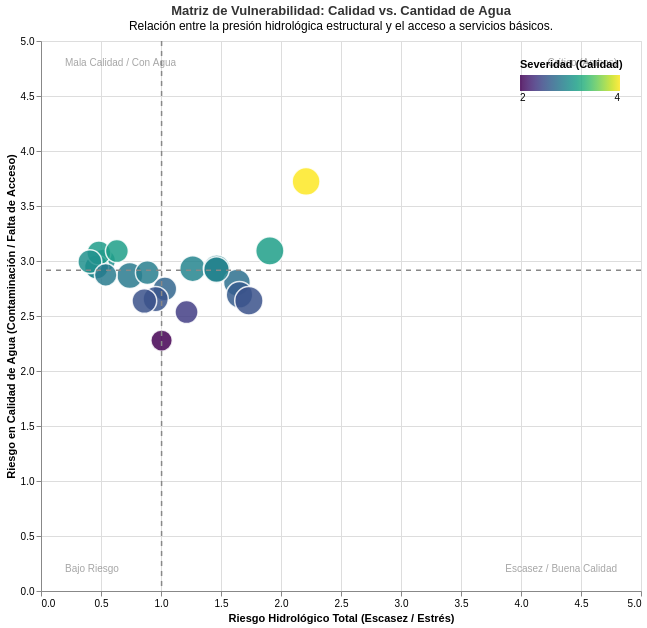

Notebook code for this chart:
### Markdown cell above
## **Visualización**

### Code cell
# =========================================================================
# --- CELDA ACTUALIZADA: Matriz de Vulnerabilidad (Calidad vs Cantidad) ---
# =========================================================================

# 1. Calculamos las medianas para crear los 4 cuadrantes analíticos
med_hidro = df_prov['Riesgo_Hidrologico_total'].median()
med_calidad = df_prov['Riesgo_Calidad_Agua_total'].median()

# 2. Construcción de la Matriz de Dispersión (Scatter Plot)
scatter = alt.Chart(df_prov).mark_circle(
    opacity=0.85, 
    stroke='white', 
    strokeWidth=1.5
).encode(
    # Eje X: Riesgo Hidrológico (Fijamos escala 0-5)
    x=alt.X('Riesgo_Hidrologico_total:Q', 
            title='Riesgo Hidrológico Total (Escasez / Estrés)', 
            scale=alt.Scale(domain=[0, 5])),
            
    # Eje Y: Calidad del Agua (Fijamos escala 0-5)
    y=alt.Y('Riesgo_Calidad_Agua_total:Q', 
            title='Riesgo en Calidad de Agua (Contaminación / Falta de Acceso)', 
            scale=alt.Scale(domain=[0, 5])),
            
    # Tamaño de la burbuja: Refleja el Riesgo Total de la provincia para dar peso visual
    size=alt.Size('Riesgo_Total:Q', 
                  scale=alt.Scale(range=[100, 800]), 
                  legend=None),
                  
    # Color: Mapeamos la severidad de la calidad del agua (Gradiente)
    color=alt.Color('Riesgo_Calidad_Agua_total:Q', 
                    scale=alt.Scale(scheme='viridis'), 
                    legend=alt.Legend(title="Severidad (Calidad)", orient='top-right')),
                    
    # Tooltip: Aquí resolvemos el desglose de los servicios básicos
    tooltip=[
        alt.Tooltip('name_1:N', title='Provincia'),
        alt.Tooltip('Riesgo_Calidad_Agua_total:Q', title='Riesgo Calidad (Total)', format='.2f'),
        alt.Tooltip('Riesgo_Hidrologico_total:Q', title='Riesgo Hidrológico', format='.2f'),
        alt.Tooltip('usa_score:Q', title='Riesgo: Falta de Saneamiento', format='.2f'),
        alt.Tooltip('udw_score:Q', title='Riesgo: Falta Agua Potable', format='.2f'),
        alt.Tooltip('ucw_score:Q', title='Riesgo: Aguas Residuales', format='.2f')
    ]
)

# 3. Líneas divisorias (Cuadrantes) basadas en la mediana nacional
vline = alt.Chart(pd.DataFrame({'x': [med_hidro]})).mark_rule(strokeDash=[5, 5], color='#888888', strokeWidth=1.5).encode(x='x:Q')
hline = alt.Chart(pd.DataFrame({'y': [med_calidad]})).mark_rule(strokeDash=[5, 5], color='#888888', strokeWidth=1.5).encode(y='y:Q')

# 4. Anotaciones de los cuadrantes (Opcional pero altamente recomendado para público general)
cuadrantes_df = pd.DataFrame({
    'x': [4.8, 0.2, 0.2, 4.8],
    'y': [4.8, 4.8, 0.2, 0.2],
    'texto': ['Crítico (Ambos)', 'Mala Calidad / Con Agua', 'Bajo Riesgo', 'Escasez / Buena Calidad'],
    'lado': ['right', 'left', 'left', 'right']
})

textos_left = alt.Chart(cuadrantes_df[cuadrantes_df['lado'] == 'left']).mark_text(
    fontSize=10, color='gray', opacity=0.7, align='left'
).encode(
    x='x:Q',
    y='y:Q',
    text='texto:N'
)

textos_right = alt.Chart(cuadrantes_df[cuadrantes_df['lado'] == 'right']).mark_text(
    fontSize=10, color='gray', opacity=0.7, align='right'
).encode(
    x='x:Q',
    y='y:Q',
    text='texto:N'
)

textos_cuadrantes = textos_left + textos_right

# 5. Ensamblaje Final
matriz_calidad = (scatter + vline + hline + textos_cuadrantes).properties(
    title=alt.TitleParams(
        text='Matriz de Vulnerabilidad: Calidad vs. Cantidad de Agua',
        subtitle='Relación entre la presión hidrológica estructural y el acceso a servicios básicos.',
        color='#333333'
    ),
    width=600,
    height=550
).interactive()

# Mostrar gráfico
matriz_calidad

### Figure 1 — Vega-Lite specification as saved in the notebook (floating-point values rounded to 4 significant figures)
{"usermeta": {"embedOptions": {"theme": "fivethirtyeight"}}, "config": {"view": {"continuousWidth": 300, "continuousHeight": 300}}, "layer": [{"data": {"name": "data-ab8c8ac2d05ee6140c2d4dd339337e3c"}, "mark": {"type": "circle", "opacity": 0.85, "stroke": "white", "strokeWidth": 1.5}, "encoding": {"color": {"field": "Riesgo_Calidad_Agua_total", "legend": {"orient": "top-right", "title": "Severidad (Calidad)"}, "scale": {"scheme": "viridis"}, "type": "quantitative"}, "size": {"field": "Riesgo_Total", "legend": null, "scale": {"range": [100, 800]}, "type": "quantitative"}, "tooltip": [{"field": "name_1", "title": "Provincia", "type": "nominal"}, {"field": "Riesgo_Calidad_Agua_total", "format": ".2f", "title": "Riesgo Calidad (Total)", "type": "quantitative"}, {"field": "Riesgo_Hidrologico_total", "format": ".2f", "title": "Riesgo Hidrológico", "type": "quantitative"}, {"field": "usa_score", "format": ".2f", "title": "Riesgo: Falta de Saneamiento", "type": "quantitative"}, {"field": "udw_score", "format": ".2f", "title": "Riesgo: Falta Agua Potable", "type": "quantitative"}, {"field": "ucw_score", "format": ".2f", "title": "Riesgo: Aguas Residuales", "type": "quantitative"}], "x": {"field": "Riesgo_Hidrologico_total", "scale": {"domain": [0, 5]}, "title": "Riesgo Hidrológico Total (Escasez / Estrés)", "type": "quantitative"}, "y": {"field": "Riesgo_Calidad_Agua_total", "scale": {"domain": [0, 5]}, "title": "Riesgo en Calidad de Agua (Contaminación / Falta de Acceso)", "type": "quantitative"}}, "name": "view_3861c37fadf345cd_0"}, {"data": {"name": "data-4227e738c95378674c5c982c2d0fc791"}, "mark": {"type": "rule", "color": "#888888", "strokeDash": [5, 5], "strokeWidth": 1.5}, "encoding": {"x": {"field": "x", "type": "quantitative"}}}, {"data": {"name": "data-9545f321e7a709e1cc6477cb32b4dab8"}, "mark": {"type": "rule", "color": "#888888", "strokeDash": [5, 5], "strokeWidth": 1.5}, "encoding": {"y": {"field": "y", "type": "quantitative"}}}, {"layer": [{"data": {"name": "data-925f71804991dca6bfc596cc12a51af9"}, "mark": {"type": "text", "align": "left", "color": "gray", "fontSize": 10, "opacity": 0.7}, "encoding": {"text": {"field": "texto", "type": "nominal"}, "x": {"field": "x", "type": "quantitative"}, "y": {"field": "y", "type": "quantitative"}}}, {"data": {"name": "data-42c9ab754014c07be08790a308ad7e90"}, "mark": {"type": "text", "align": "right", "color": "gray", "fontSize": 10, "opacity": 0.7}, "encoding": {"text": {"field": "texto", "type": "nominal"}, "x": {"field": "x", "type": "quantitative"}, "y": {"field": "y", "type": "quantitative"}}}]}], "height": 550, "params": [{"name": "param_1e9efca18e7a2868", "select": {"type": "interval", "encodings": ["x", "y"]}, "bind": "scales", "views": ["view_3861c37fadf345cd_0"]}], "title": {"text": "Matriz de Vulnerabilidad: Calidad vs. Cantidad de Agua", "color": "#333333", "subtitle": "Relación entre la presión hidrológica estructural y el acceso a servicios básicos."}, "width": 600, "$schema": "https://vega.github.io/schema/vega-lite/v6.1.0.json", "datasets": {"data-ab8c8ac2d05ee6140c2d4dd339337e3c": [{"name_1": "Azuay", "bws_score": 0.5215, "bwd_score": 0.5948, "iav_score": 1.74, "sev_score": 1.225, "drr_score": 2.24, "rfr_score": 2.696, "cfr_score": 1.254, "ucw_score": 3.72, "cep_score": 0.9598, "udw_score": 3.83, "usa_score": 3.211, "w_awr_agr_tot_score": 2.257, "w_awr_che_tot_score": 3.167, "w_awr_con_tot_score": 2.615, "w_awr_elp_tot_score": 1.833, "w_awr_fnb_tot_score": 2.426, "w_awr_min_tot_score": 3.449, "w_awr_ong_tot_score": 3.742, "w_awr_smc_tot_score": 3.211, "w_awr_tex_tot_score": 3.636, "Riesgo_Hidrologico_total": 1.264, "Riesgo_Eventos_total": 1.975, "Riesgo_Calidad_Agua_total": 2.93, "Riesgo_por_Industria_total": 2.926, "Riesgo_Total": 2.274}, {"name_1": "Bolivar", "bws_score": 0.0, "bwd_score": 0.5231, "iav_score": 2.164, "sev_score": 1.826, "drr_score": 2.817, "rfr_score": 3.321, "cfr_score": 0.0, "ucw_score": 3.72, "cep_score": 0.9831, "udw_score": 3.825, "usa_score": 3.133, "w_awr_agr_tot_score": 2.234, "w_awr_che_tot_score": 3.139, "w_awr_con_tot_score": 2.487, "w_awr_elp_tot_score": 1.519, "w_awr_fnb_tot_score": 2.314, "w_awr_min_tot_score": 3.539, "w_awr_ong_tot_score": 3.59, "w_awr_smc_tot_score": 3.219, "w_awr_tex_tot_score": 3.571, "Riesgo_Hidrologico_total": 1.466, "Riesgo_Eventos_total": 1.66, "Riesgo_Calidad_Agua_total": 2.915, "Riesgo_por_Industria_total": 2.846, "Riesgo_Total": 2.222}, {"name_1": "Carchi", "bws_score": 0.0, "bwd_score": 0.03643, "iav_score": 0.822, "sev_score": 0.7378, "drr_score": 2.105, "rfr_score": 2.208, "cfr_score": 3.276, "ucw_score": 3.72, "cep_score": 0.6544, "udw_score": 3.631, "usa_score": 3.469, "w_awr_agr_tot_score": 1.745, "w_awr_che_tot_score": 3.41, "w_awr_con_tot_score": 2.367, "w_awr_elp_tot_score": 1.709, "w_awr_fnb_tot_score": 1.875, "w_awr_min_tot_score": 3.693, "w_awr_ong_tot_score": 4.046, "w_awr_smc_tot_score": 2.985, "w_awr_tex_tot_score": 3.711, "Riesgo_Hidrologico_total": 0.7403, "Riesgo_Eventos_total": 2.742, "Riesgo_Calidad_Agua_total": 2.869, "Riesgo_por_Industria_total": 2.838, "Riesgo_Total": 2.297}, {"name_1": "Cañar", "bws_score": 0.6499, "bwd_score": 0.7423, "iav_score": 2.089, "sev_score": 1.459, "drr_score": 2.38, "rfr_score": 3.012, "cfr_score": 1.563, "ucw_score": 3.72, "cep_score": 0.9567, "udw_score": 3.829, "usa_score": 3.223, "w_awr_agr_tot_score": 2.483, "w_awr_che_tot_score": 3.463, "w_awr_con_tot_score": 2.87, "w_awr_elp_tot_score": 2.134, "w_awr_fnb_tot_score": 2.629, "w_awr_min_tot_score": 3.668, "w_awr_ong_tot_score": 3.873, "w_awr_smc_tot_score": 3.396, "w_awr_tex_tot_score": 3.778, "Riesgo_Hidrologico_total": 1.464, "Riesgo_Eventos_total": 2.287, "Riesgo_Calidad_Agua_total": 2.932, "Riesgo_por_Industria_total": 3.144, "Riesgo_Total": 2.457}, {"name_1": "Chimborazo", "bws_score": 0.0002108, "bwd_score": 0.2372, "iav_score": 1.293, "sev_score": 1.051, "drr_score": 1.848, "rfr_score": 2.438, "cfr_score": 0.0005068, "ucw_score": 3.72, "cep_score": 0.9753, "udw_score": 3.783, "usa_score": 3.096, "w_awr_agr_tot_score": 1.675, "w_awr_che_tot_score": 2.496, "w_awr_con_tot_score": 1.968, "w_awr_elp_tot_score": 0.9888, "w_awr_fnb_tot_score": 1.882, "w_awr_min_tot_score": 2.942, "w_awr_ong_tot_score": 3.358, "w_awr_smc_tot_score": 2.797, "w_awr_tex_tot_score": 3.277, "Riesgo_Hidrologico_total": 0.8859, "Riesgo_Eventos_total": 1.219, "Riesgo_Calidad_Agua_total": 2.893, "Riesgo_por_Industria_total": 2.376, "Riesgo_Total": 1.844}, {"name_1": "Cotopaxi", "bws_score": 0.0, "bwd_score": 0.3053, "iav_score": 1.463, "sev_score": 1.26, "drr_score": 2.134, "rfr_score": 2.287, "cfr_score": 0.0, "ucw_score": 3.72, "cep_score": 0.9448, "udw_score": 3.502, "usa_score": 2.819, "w_awr_agr_tot_score": 1.707, "w_awr_che_tot_score": 2.454, "w_awr_con_tot_score": 1.956, "w_awr_elp_tot_score": 1.063, "w_awr_fnb_tot_score": 1.918, "w_awr_min_tot_score": 2.859, "w_awr_ong_tot_score": 3.17, "w_awr_smc_tot_score": 2.798, "w_awr_tex_tot_score": 3.223, "Riesgo_Hidrologico_total": 1.032, "Riesgo_Eventos_total": 1.144, "Riesgo_Calidad_Agua_total": 2.746, "Riesgo_por_Industria_total": 2.35, "Riesgo_Total": 1.818}, {"name_1": "El Oro", "bws_score": 1.092, "bwd_score": 1.039, "iav_score": 2.95, "sev_score": 1.941, "drr_score": 2.513, "rfr_score": 3.24, "cfr_score": 1.812, "ucw_score": 3.72, "cep_score": 1.207, "udw_score": 3.911, "usa_score": 3.532, "w_awr_agr_tot_score": 3.041, "w_awr_che_tot_score": 3.911, "w_awr_con_tot_score": 3.384, "w_awr_elp_tot_score": 2.623, "w_awr_fnb_tot_score": 3.133, "w_awr_min_tot_score": 4.05, "w_awr_ong_tot_score": 4.126, "w_awr_smc_tot_score": 3.805, "w_awr_tex_tot_score": 4.056, "Riesgo_Hidrologico_total": 1.907, "Riesgo_Eventos_total": 2.526, "Riesgo_Calidad_Agua_total": 3.092, "Riesgo_por_Industria_total": 3.57, "Riesgo_Total": 2.774}, {"name_1": "Esmeraldas", "bws_score": 0.1323, "bwd_score": 0.1781, "iav_score": 1.158, "sev_score": 1.011, "drr_score": 2.3, "rfr_score": 1.997, "cfr_score": 2.519, "ucw_score": 3.72, "cep_score": 0.7442, "udw_score": 3.292, "usa_score": 2.86, "w_awr_agr_tot_score": 1.772, "w_awr_che_tot_score": 3.076, "w_awr_con_tot_score": 2.249, "w_awr_elp_tot_score": 1.672, "w_awr_fnb_tot_score": 1.951, "w_awr_min_tot_score": 3.325, "w_awr_ong_tot_score": 3.597, "w_awr_smc_tot_score": 2.933, "w_awr_tex_tot_score": 3.515, "Riesgo_Hidrologico_total": 0.9558, "Riesgo_Eventos_total": 2.258, "Riesgo_Calidad_Agua_total": 2.654, "Riesgo_por_Industria_total": 2.677, "Riesgo_Total": 2.136}, {"name_1": "Guayas", "bws_score": 0.6, "bwd_score": 0.576, "iav_score": 2.507, "sev_score": 1.721, "drr_score": 2.759, "rfr_score": 3.092, "cfr_score": 1.369, "ucw_score": 3.72, "cep_score": 0.9812, "udw_score": 3.589, "usa_score": 2.927, "w_awr_agr_tot_score": 2.495, "w_awr_che_tot_score": 3.47, "w_awr_con_tot_score": 2.815, "w_awr_elp_tot_score": 2.129, "w_awr_fnb_tot_score": 2.602, "w_awr_min_tot_score": 3.7, "w_awr_ong_tot_score": 3.779, "w_awr_smc_tot_score": 3.416, "w_awr_tex_tot_score": 3.763, "Riesgo_Hidrologico_total": 1.633, "Riesgo_Eventos_total": 2.23, "Riesgo_Calidad_Agua_total": 2.804, "Riesgo_por_Industria_total": 3.13, "Riesgo_Total": 2.449}, {"name_1": "Imbabura", "bws_score": 0.0, "bwd_score": 0.1291, "iav_score": 0.9802, "sev_score": 0.9546, "drr_score": 2.244, "rfr_score": 1.787, "cfr_score": 2.298, "ucw_score": 3.72, "cep_score": 0.7178, "udw_score": 3.259, "usa_score": 2.847, "w_awr_agr_tot_score": 1.63, "w_awr_che_tot_score": 2.892, "w_awr_con_tot_score": 2.088, "w_awr_elp_tot_score": 1.472, "w_awr_fnb_tot_score": 1.822, "w_awr_min_tot_score": 3.174, "w_awr_ong_tot_score": 3.471, "w_awr_smc_tot_score": 2.819, "w_awr_tex_tot_score": 3.415, "Riesgo_Hidrologico_total": 0.8616, "Riesgo_Eventos_total": 2.043, "Riesgo_Calidad_Agua_total": 2.636, "Riesgo_por_Industria_total": 2.531, "Riesgo_Total": 2.018}, {"name_1": "Loja", "bws_score": 2.066, "bwd_score": 1.305, "iav_score": 3.231, "sev_score": 2.077, "drr_score": 2.366, "rfr_score": 2.008, "cfr_score": 0.2909, "ucw_score": 3.72, "cep_score": 2.814, "udw_score": 4.116, "usa_score": 4.243, "w_awr_agr_tot_score": 3.668, "w_awr_che_tot_score": 3.502, "w_awr_con_tot_score": 3.592, "w_awr_elp_tot_score": 2.493, "w_awr_fnb_tot_score": 3.697, "w_awr_min_tot_score": 3.919, "w_awr_ong_tot_score": 4.048, "w_awr_smc_tot_score": 3.965, "w_awr_tex_tot_score": 4.054, "Riesgo_Hidrologico_total": 2.209, "Riesgo_Eventos_total": 1.149, "Riesgo_Calidad_Agua_total": 3.723, "Riesgo_por_Industria_total": 3.66, "Riesgo_Total": 2.685}, {"name_1": "Los Rios", "bws_score": 0.01475, "bwd_score": 0.468, "iav_score": 2.197, "sev_score": 1.818, "drr_score": 2.815, "rfr_score": 3.224, "cfr_score": 0.0, "ucw_score": 3.72, "cep_score": 0.984, "udw_score": 3.837, "usa_score": 3.145, "w_awr_agr_tot_score": 2.222, "w_awr_che_tot_score": 3.108, "w_awr_con_tot_score": 2.462, "w_awr_elp_tot_score": 1.494, "w_awr_fnb_tot_score": 2.298, "w_awr_min_tot_score": 3.519, "w_awr_ong_tot_score": 3.588, "w_awr_smc_tot_score": 3.207, "w_awr_tex_tot_score": 3.564, "Riesgo_Hidrologico_total": 1.462, "Riesgo_Eventos_total": 1.612, "Riesgo_Calidad_Agua_total": 2.922, "Riesgo_por_Industria_total": 2.829, "Riesgo_Total": 2.206}, {"name_1": "Manabi", "bws_score": 0.9219, "bwd_score": 0.5552, "iav_score": 2.44, "sev_score": 1.58, "drr_score": 2.774, "rfr_score": 2.418, "cfr_score": 1.897, "ucw_score": 3.72, "cep_score": 0.975, "udw_score": 3.38, "usa_score": 2.696, "w_awr_agr_tot_score": 2.507, "w_awr_che_tot_score": 3.368, "w_awr_con_tot_score": 2.813, "w_awr_elp_tot_score": 2.282, "w_awr_fnb_tot_score": 2.663, "w_awr_min_tot_score": 3.586, "w_awr_ong_tot_score": 3.744, "w_awr_smc_tot_score": 3.39, "w_awr_tex_tot_score": 3.764, "Riesgo_Hidrologico_total": 1.654, "Riesgo_Eventos_total": 2.158, "Riesgo_Calidad_Agua_total": 2.693, "Riesgo_por_Industria_total": 3.124, "Riesgo_Total": 2.407}, {"name_1": "Morona Santiago", "bws_score": 4.508e-06, "bwd_score": 0.05287, "iav_score": 0.6658, "sev_score": 0.5435, "drr_score": 1.361, "rfr_score": 2.264, "cfr_score": 1.084e-05, "ucw_score": 3.72, "cep_score": 0.9735, "udw_score": 3.893, "usa_score": 3.43, "w_awr_agr_tot_score": 1.433, "w_awr_che_tot_score": 2.313, "w_awr_con_tot_score": 1.775, "w_awr_elp_tot_score": 0.7141, "w_awr_fnb_tot_score": 1.678, "w_awr_min_tot_score": 2.81, "w_awr_ong_tot_score": 3.408, "w_awr_smc_tot_score": 2.626, "w_awr_tex_tot_score": 3.198, "Riesgo_Hidrologico_total": 0.5247, "Riesgo_Eventos_total": 1.132, "Riesgo_Calidad_Agua_total": 3.004, "Riesgo_por_Industria_total": 2.217, "Riesgo_Total": 1.72}, {"name_1": "Napo", "bws_score": 0.0, "bwd_score": 0.001995, "iav_score": 0.5857, "sev_score": 0.59, "drr_score": 1.14, "rfr_score": 3.741, "cfr_score": 0.0, "ucw_score": 3.72, "cep_score": 0.9736, "udw_score": 3.775, "usa_score": 3.315, "w_awr_agr_tot_score": 1.419, "w_awr_che_tot_score": 2.722, "w_awr_con_tot_score": 1.9, "w_awr_elp_tot_score": 0.7924, "w_awr_fnb_tot_score": 1.662, "w_awr_min_tot_score": 3.07, "w_awr_ong_tot_score": 3.439, "w_awr_smc_tot_score": 2.722, "w_awr_tex_tot_score": 3.246, "Riesgo_Hidrologico_total": 0.4635, "Riesgo_Eventos_total": 1.871, "Riesgo_Calidad_Agua_total": 2.946, "Riesgo_por_Industria_total": 2.33, "Riesgo_Total": 1.903}, {"name_1": "Orellana", "bws_score": 0.0, "bwd_score": 0.001753, "iav_score": 0.5851, "sev_score": 0.5895, "drr_score": 1.139, "rfr_score": 3.745, "cfr_score": 0.0, "ucw_score": 3.72, "cep_score": 0.9737, "udw_score": 3.776, "usa_score": 3.316, "w_awr_agr_tot_score": 1.419, "w_awr_che_tot_score": 2.723, "w_awr_con_tot_score": 1.901, "w_awr_elp_tot_score": 0.7925, "w_awr_fnb_tot_score": 1.662, "w_awr_min_tot_score": 3.071, "w_awr_ong_tot_score": 3.44, "w_awr_smc_tot_score": 2.722, "w_awr_tex_tot_score": 3.247, "Riesgo_Hidrologico_total": 0.463, "Riesgo_Eventos_total": 1.872, "Riesgo_Calidad_Agua_total": 2.946, "Riesgo_por_Industria_total": 2.331, "Riesgo_Total": 1.903}, {"name_1": "Pastaza", "bws_score": 0.0, "bwd_score": 0.02099, "iav_score": 0.895, "sev_score": 0.5315, "drr_score": 0.965, "rfr_score": 3.317, "cfr_score": 0.0, "ucw_score": 3.72, "cep_score": 0.9732, "udw_score": 3.924, "usa_score": 3.675, "w_awr_agr_tot_score": 1.455, "w_awr_che_tot_score": 2.655, "w_awr_con_tot_score": 1.922, "w_awr_elp_tot_score": 0.7428, "w_awr_fnb_tot_score": 1.687, "w_awr_min_tot_score": 3.048, "w_awr_ong_tot_score": 3.548, "w_awr_smc_tot_score": 2.743, "w_awr_tex_tot_score": 3.303, "Riesgo_Hidrologico_total": 0.4825, "Riesgo_Eventos_total": 1.658, "Riesgo_Calidad_Agua_total": 3.073, "Riesgo_por_Industria_total": 2.345, "Riesgo_Total": 1.89}, {"name_1": "Pichincha", "bws_score": 0.0, "bwd_score": 0.2717, "iav_score": 1.193, "sev_score": 1.22, "drr_score": 2.339, "rfr_score": 1.017, "cfr_score": 0.01843, "ucw_score": 3.72, "cep_score": 0.8415, "udw_score": 2.601, "usa_score": 1.945, "w_awr_agr_tot_score": 1.36, "w_awr_che_tot_score": 1.785, "w_awr_con_tot_score": 1.49, "w_awr_elp_tot_score": 0.863, "w_awr_fnb_tot_score": 1.681, "w_awr_min_tot_score": 2.123, "w_awr_ong_tot_score": 2.398, "w_awr_smc_tot_score": 2.449, "w_awr_tex_tot_score": 2.814, "Riesgo_Hidrologico_total": 1.005, "Riesgo_Eventos_total": 0.5177, "Riesgo_Calidad_Agua_total": 2.277, "Riesgo_por_Industria_total": 1.885, "Riesgo_Total": 1.421}, {"name_1": "Santa Elena", "bws_score": 1.133, "bwd_score": 0.609, "iav_score": 2.592, "sev_score": 1.551, "drr_score": 2.776, "rfr_score": 3.253, "cfr_score": 3.265, "ucw_score": 3.72, "cep_score": 0.9928, "udw_score": 3.262, "usa_score": 2.579, "w_awr_agr_tot_score": 2.744, "w_awr_che_tot_score": 4.017, "w_awr_con_tot_score": 3.221, "w_awr_elp_tot_score": 2.941, "w_awr_fnb_tot_score": 2.87, "w_awr_min_tot_score": 4.035, "w_awr_ong_tot_score": 4.101, "w_awr_smc_tot_score": 3.641, "w_awr_tex_tot_score": 4.025, "Riesgo_Hidrologico_total": 1.732, "Riesgo_Eventos_total": 3.259, "Riesgo_Calidad_Agua_total": 2.639, "Riesgo_por_Industria_total": 3.51, "Riesgo_Total": 2.785}, {"name_1": "Santo Domingo de los Tsachilas", "bws_score": 0.0367, "bwd_score": 0.3517, "iav_score": 1.62, "sev_score": 1.49, "drr_score": 2.565, "rfr_score": 1.664, "cfr_score": 0.0, "ucw_score": 3.72, "cep_score": 0.8998, "udw_score": 3.1, "usa_score": 2.424, "w_awr_agr_tot_score": 1.711, "w_awr_che_tot_score": 2.251, "w_awr_con_tot_score": 1.859, "w_awr_elp_tot_score": 1.102, "w_awr_fnb_tot_score": 1.939, "w_awr_min_tot_score": 2.642, "w_awr_ong_tot_score": 2.86, "w_awr_smc_tot_score": 2.745, "w_awr_tex_tot_score": 3.105, "Riesgo_Hidrologico_total": 1.213, "Riesgo_Eventos_total": 0.8321, "Riesgo_Calidad_Agua_total": 2.536, "Riesgo_por_Industria_total": 2.246, "Riesgo_Total": 1.707}, {"name_1": "Sucumbios", "bws_score": 0.0, "bwd_score": 0.001434, "iav_score": 0.5581, "sev_score": 0.5595, "drr_score": 0.9179, "rfr_score": 3.574, "cfr_score": 0.0005088, "ucw_score": 3.72, "cep_score": 0.9738, "udw_score": 3.689, "usa_score": 3.593, "w_awr_agr_tot_score": 1.371, "w_awr_che_tot_score": 2.656, "w_awr_con_tot_score": 1.869, "w_awr_elp_tot_score": 0.7381, "w_awr_fnb_tot_score": 1.631, "w_awr_min_tot_score": 3.018, "w_awr_ong_tot_score": 3.477, "w_awr_smc_tot_score": 2.694, "w_awr_tex_tot_score": 3.243, "Riesgo_Hidrologico_total": 0.4074, "Riesgo_Eventos_total": 1.787, "Riesgo_Calidad_Agua_total": 2.994, "Riesgo_por_Industria_total": 2.3, "Riesgo_Total": 1.872}, {"name_1": "Tungurahua", "bws_score": 0.0, "bwd_score": 0.07025, "iav_score": 0.819, "sev_score": 0.6187, "drr_score": 1.187, "rfr_score": 1.969, "cfr_score": 0.0, "ucw_score": 3.72, "cep_score": 0.9702, "udw_score": 3.745, "usa_score": 3.06, "w_awr_agr_tot_score": 1.328, "w_awr_che_tot_score": 2.119, "w_awr_con_tot_score": 1.658, "w_awr_elp_tot_score": 0.6697, "w_awr_fnb_tot_score": 1.617, "w_awr_min_tot_score": 2.576, "w_awr_ong_tot_score": 3.215, "w_awr_smc_tot_score": 2.548, "w_awr_tex_tot_score": 3.1, "Riesgo_Hidrologico_total": 0.5391, "Riesgo_Eventos_total": 0.9843, "Riesgo_Calidad_Agua_total": 2.874, "Riesgo_por_Industria_total": 2.092, "Riesgo_Total": 1.622}, {"name_1": "Zamora Chinchipe", "bws_score": 0.00515, "bwd_score": 0.08928, "iav_score": 0.6115, "sev_score": 0.5151, "drr_score": 1.941, "rfr_score": 1.557, "cfr_score": 0.004601, "ucw_score": 3.72, "cep_score": 0.9786, "udw_score": 3.985, "usa_score": 3.678, "w_awr_agr_tot_score": 1.586, "w_awr_che_tot_score": 2.23, "w_awr_con_tot_score": 1.813, "w_awr_elp_tot_score": 0.7626, "w_awr_fnb_tot_score": 1.781, "w_awr_min_tot_score": 2.865, "w_awr_ong_tot_score": 3.487, "w_awr_smc_tot_score": 2.65, "w_awr_tex_tot_score": 3.242, "Riesgo_Hidrologico_total": 0.6324, "Riesgo_Eventos_total": 0.7806, "Riesgo_Calidad_Agua_total": 3.09, "Riesgo_por_Industria_total": 2.268, "Riesgo_Total": 1.693}], "data-4227e738c95378674c5c982c2d0fc791": [{"x": 1.005}], "data-9545f321e7a709e1cc6477cb32b4dab8": [{"y": 2.915}], "data-925f71804991dca6bfc596cc12a51af9": [{"x": 0.2, "y": 4.8, "texto": "Mala Calidad / Con Agua", "lado": "left"}, {"x": 0.2, "y": 0.2, "texto": "Bajo Riesgo", "lado": "left"}], "data-42c9ab754014c07be08790a308ad7e90": [{"x": 4.8, "y": 4.8, "texto": "Crítico (Ambos)", "lado": "right"}, {"x": 4.8, "y": 0.2, "texto": "Escasez / Buena Calidad", "lado": "right"}]}}
